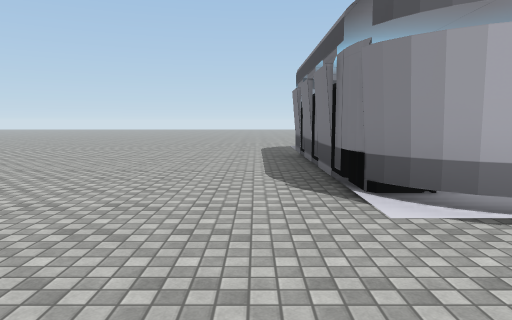
View 1 (above)

24 first-person views from a walk through a scene from a Unity 3-D project. The camera is 1.5 m above the floor, tilts 6° down and sees 70° across. The floor is counted in squares, 2 m on a side. Each view is taken from the middle of a square. On the plan, view 1 faces up. The plan holds only what a view shows up to about 11 squares ahead; the rest is blank. The place goes on beyond the plan. The player character is not drawn. Some animated figures are not drawn. Door leaves are left out, so doorways stand open. Some surface patterns are stand-ins.

View 2
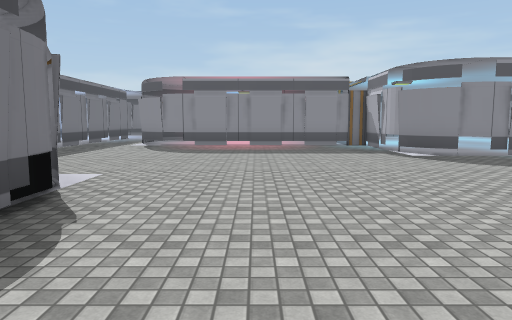

View 3
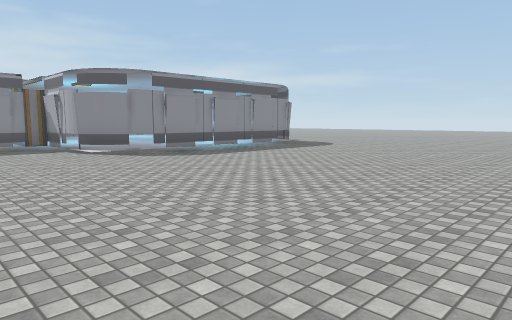

View 4
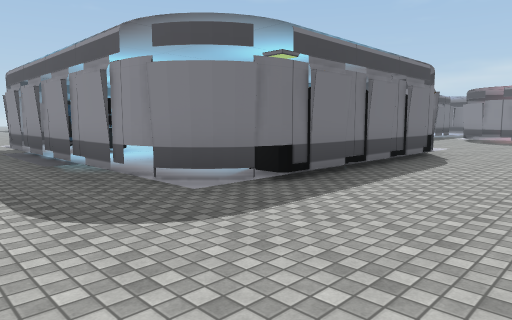

View 5
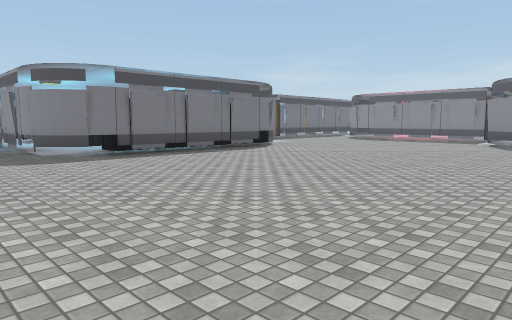

View 6
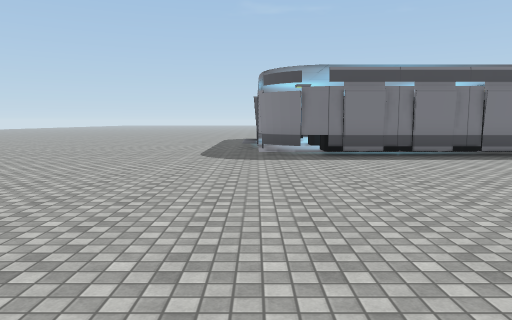

View 7
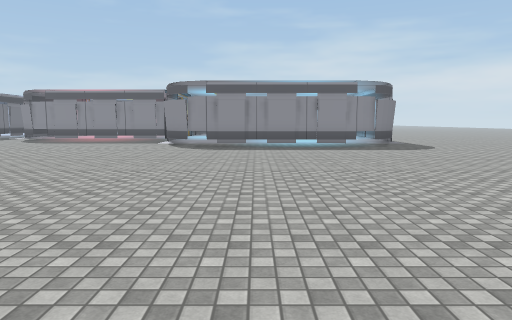

View 8
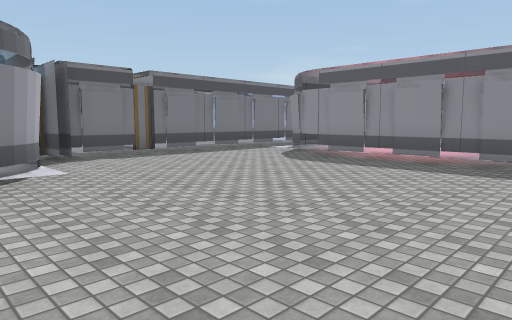

View 9
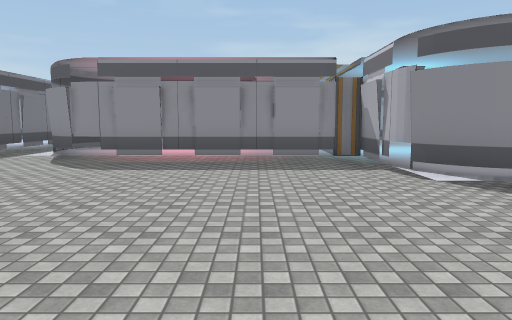

View 10
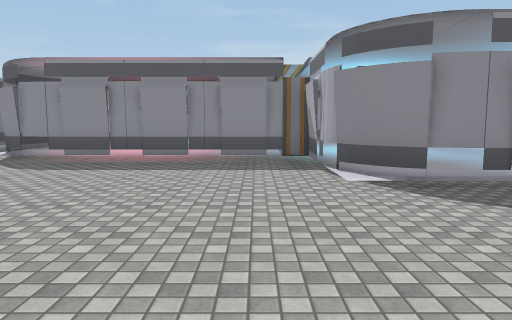

View 11
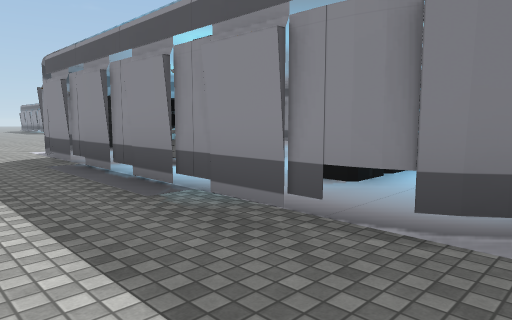

View 12
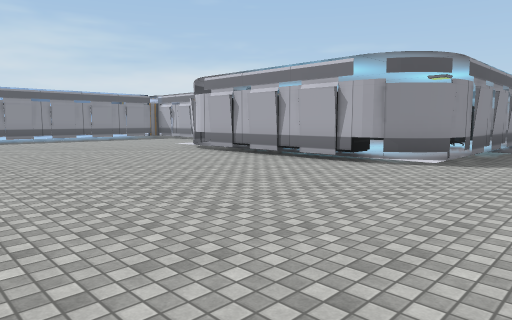

View 13
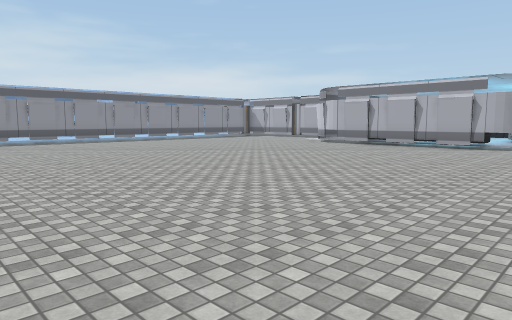

View 14
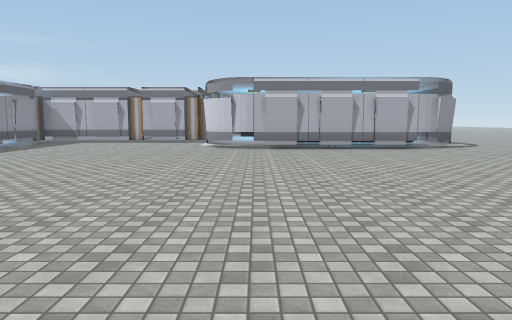

View 15
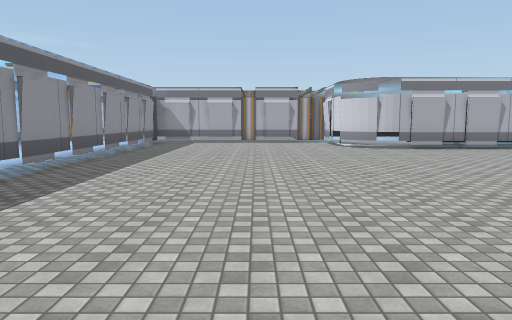

View 16
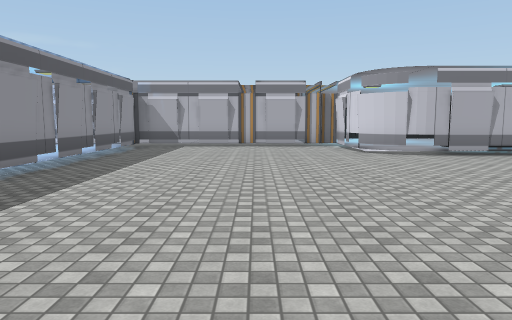

View 17
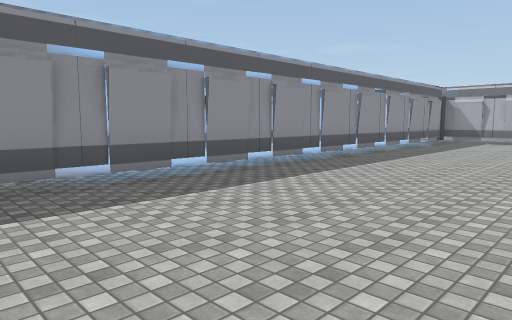

View 18
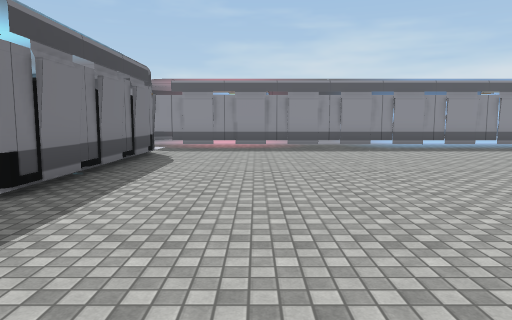

View 19
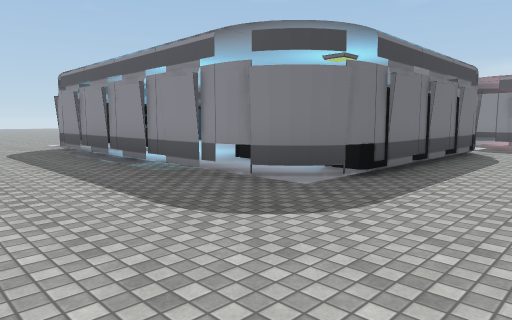

View 20
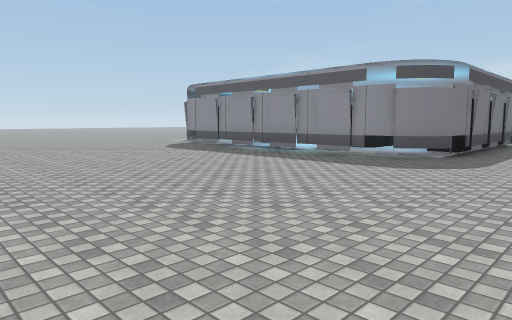

View 21
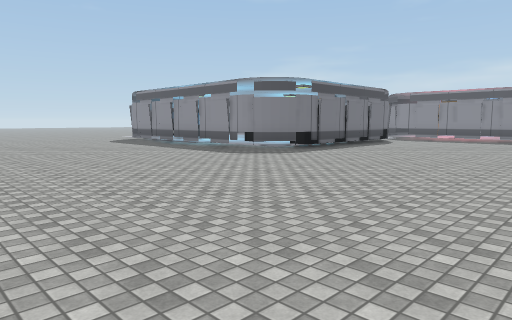

View 22
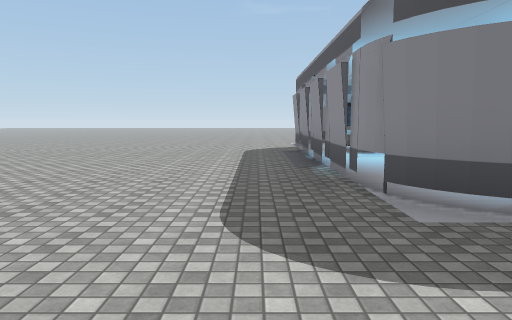

View 23
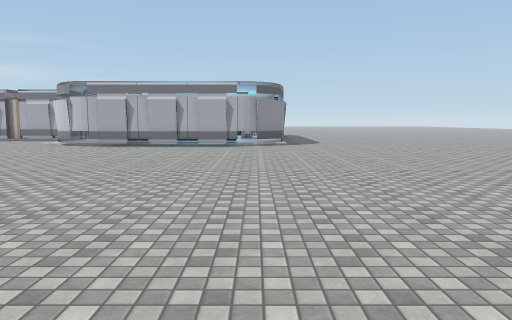

View 24
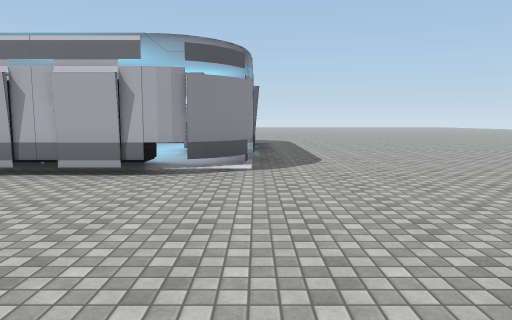

### Floor plan
Key: @ floor where view 1 was taken; # wall or solid block; . main floor; : floor 0.25 m higher than the main floor; D open door; T thing the floor can be seen under or through; O other object.
Columns run from 8 left of view 1 to 32 right of it. Each row starts with its distance up from view 1.
 12  ......................... ........    ..
 11  ........................................
 10 .........##########......................
  9 .........#::::OO::#......................
  8 .........O:O::::: #......................
  7 .........O:O:::: O#......................
  6 .........O:      O#......................
  5 .........O:     :O#...............#######
  4 .........O:     ::#...............#:::: O
  3 .........##    ::##...............O:O::
  2 ..........###: D##................O
  1 ............#: #..................O
  0 #####...@...#: #..................O
 -1  :::#.......#::#..................O
 -2  :::#.......#: #..................O
 -3  :::#TTTTTT.#  #TTTTTTTTTTTTTTTTTT
 -4 ::::::::::T.#  :::::::::::::::::::#
 -5 ::::  :   #.#
 -6   ::  #  ## #:
 -7   ::        #:

Where each view was taken, in squares from view 1:
view 1: 0 up, 0 right, facing up
view 2: 7 up, 1 left, facing down
view 3: 8 up, 1 left, facing down-left
view 4: 12 up, 2 left, facing down-right
view 5: 12 up, 7 left, facing down-right
view 6: 10 up, 7 left, facing right
view 7: 11 up, 7 left, facing down
view 8: 4 up, 4 left, facing down-right
view 9: 4 up, 2 left, facing down
view 10: 4 up, 3 left, facing down
view 11: 12 up, 1 right, facing down-right
view 12: 12 up, 16 right, facing down-left
view 13: 11 up, 21 right, facing down-left
view 14: 4 up, 20 right, facing left
view 15: 0 up, 20 right, facing left
view 16: 0 up, 18 right, facing left
view 17: 1 up, 21 right, facing down-left
view 18: 7 up, 23 right, facing down
view 19: 8 up, 23 right, facing down-right
view 20: 12 up, 23 right, facing down-right
view 21: 12 up, 19 right, facing down-right
view 22: 6 up, 23 right, facing right
view 23: 9 up, 21 right, facing left
view 24: 10 up, 15 right, facing left
